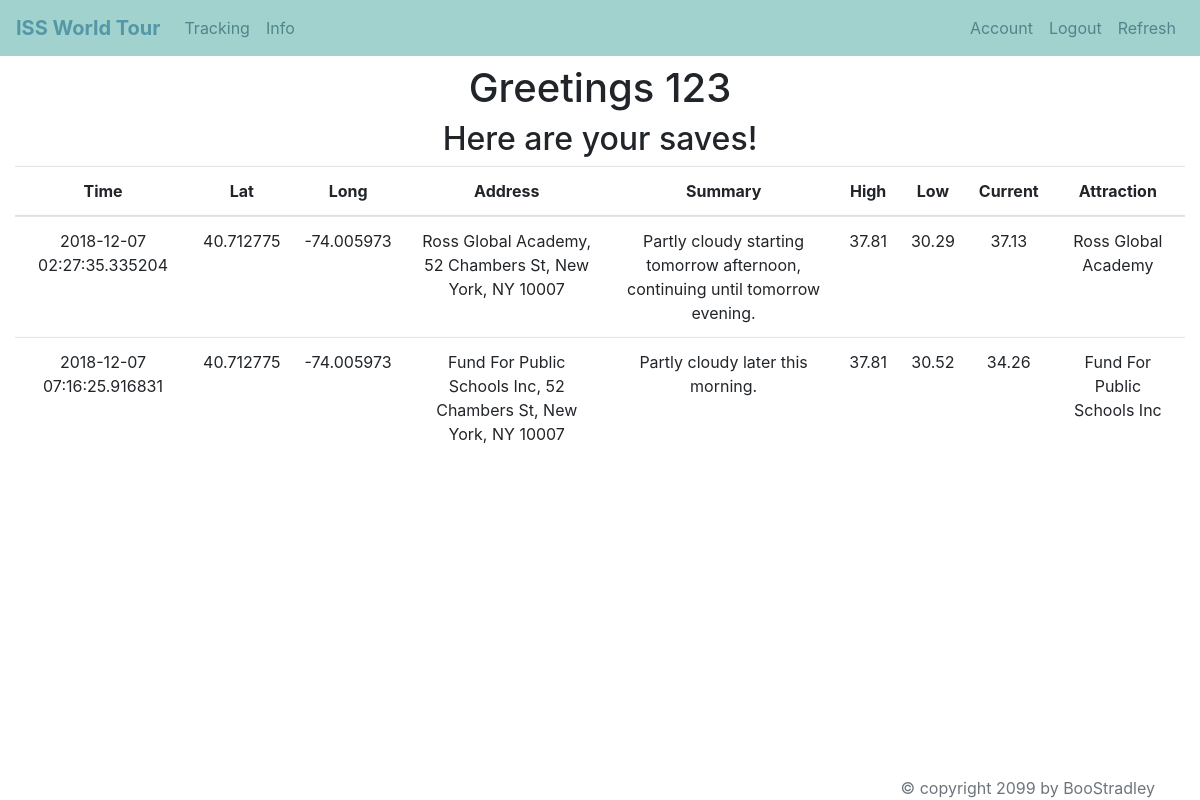
Page /account (signed in) on the committed database.
### tables this page shows
CREATE TABLE saves(user TEXT, times TEXT, lat TEXT, long TEXT, address TEXT, summary TEXT, high TEXT, low TEXT, curr TEXT, attraction TEXT);

### app.py (the view)
@app.route("/account")
def account():
    if 'user' not in session:
        return redirect('/track')
    user = session['user']
    saves = getters.get_saves(user)
    return render_template("account.html", SESSION = loggedIn(), saves = saves, user = session['user'])

### app.py (called while the page is built)
def loggedIn():
    if 'user' in session:
        return True
    return False

### util/getters.py (called while the page is built)
def get_saves(user):
    db = sqlite3.connect(DB_FILE)
    c = db.cursor()
    command = "SELECT * FROM saves WHERE user = ?"
    saves = False
    for i in c.execute(command,(user,)):
        saves = True
    if saves:
        all_saves = c.execute(command,(user,)).fetchall()
        db.close()
        return all_saves
    else:
        db.close()
        return []

### templates/account.html (shortened to what this page needs)
{% extends 'base.html' %}
{% block body %}
<div class="account">
  <h1> Greetings {{user}} </h1>
  <h2> Here are your saves!</h2>
  <table class="table">
    <thead>
      <tr>
	<th scope="col">Time</th>
	<th scope="col">Lat</th>
	<th scope="col">Long</th>
	<th scope="col">Address</th>
	<th scope="col">Summary</th>
	<th scope="col">High</th>
	<th scope="col">Low</th>
	<th scope="col">Current</th>
	<th scope="col">Attraction</th>
      </tr>
    </thead>
    <tbody>
      {% for save in saves %}
      <tr>
	<td>{{save[1]}}</td>
	<td>{{save[2]}}</td>
	<td>{{save[3]}}</td>
	<td>{{save[4]}}</td>
	<td>{{save[5]}}</td>
	<td>{{save[6]}}</td>
	<td>{{save[7]}}</td>
	<td>{{save[8]}}</td>
	<td>{{save[9]}}</td>
      </tr>
      {% endfor %}
    </tbody>
  </table>
</div>
{% endblock %}

### templates/base.html (shortened to what this page needs)
<!DOCTYPE html>
<html>
  <head>
    <link rel="stylesheet" href="https://stackpath.bootstrapcdn.com/bootstrap/4.1.3/css/bootstrap.min.css">
    <link rel="stylesheet" type="text/css" href="../static/custom.css">
  </head>
  {% block navbar %}
  <nav class="navbar navbar-expand-lg">
    <a class="navbar-brand">ISS World Tour</a>
    <div class="collapse navbar-collapse" id="navbarNavAltMarkup">
      <div class="navbar-nav">
	<a class="nav-item nav-link" href="track">Tracking</a>
	<a class="nav-item nav-link" href="info">Info</a>
      </div>
    </div>
    <ul class="nav navbar-nav navbar-right">
      {% if SESSION %}
      <a class="nav-item nav-link" href="account">Account</a>
      <a class="nav-item nav-link" href="logout">Logout</a>
      {% endif %}
      <a class="nav-item nav-link" href="update">Refresh</a>
    </ul>
  </nav>
  {% endblock %}
  <body>
    <div class = "container-fluid">
      <div class = "body">
	{% block body %}
	{% endblock %}
      </div>
    </div>
  </body>
  <footer class = "footer">
    <div class = "container">
      {% block footer %}
      <span class = "text-muted">&copy; copyright 2099 by BooStradley</span>
      {% endblock %}
    </div>
  </footer>
</html>

### static/custom.css (style rules this page uses)
.navbar-expand-lg { background-color: #A1D2CE; font-size: 16px; border: 0; border-radius: 0px; }
.navbar-brand { font-weight: bold; color: #5497A7 !important; }
.navbar-expand-lg .navbar-nav .nav-link { color: #50858B; }
.body { text-align: center; }
.account { transform: translateY(2%); }
.footer { position: fixed; bottom: 0; width: 100%; text-align: right; }

### rows in the picture
saves: times "2018-12-07 02:27:35.335204", lat "40.712775", long "-74.005973", address "Ross Global Academy, 52 Chambers St, New York, NY 10007", summary "Partly cloudy starting tomorrow afternoon, continuing until tomorrow evening.", high "37.81", low "30.29", curr "37.13", attraction "Ross Global Academy"
saves: times "2018-12-07 07:16:25.916831", lat "40.712775", long "-74.005973", address "Fund For Public Schools Inc, 52 Chambers St, New York, NY 10007", summary "Partly cloudy later this morning.", high "37.81", low "30.52", curr "34.26", attraction "Fund For Public Schools Inc"

### other values in the picture
{{ user }} "123"
